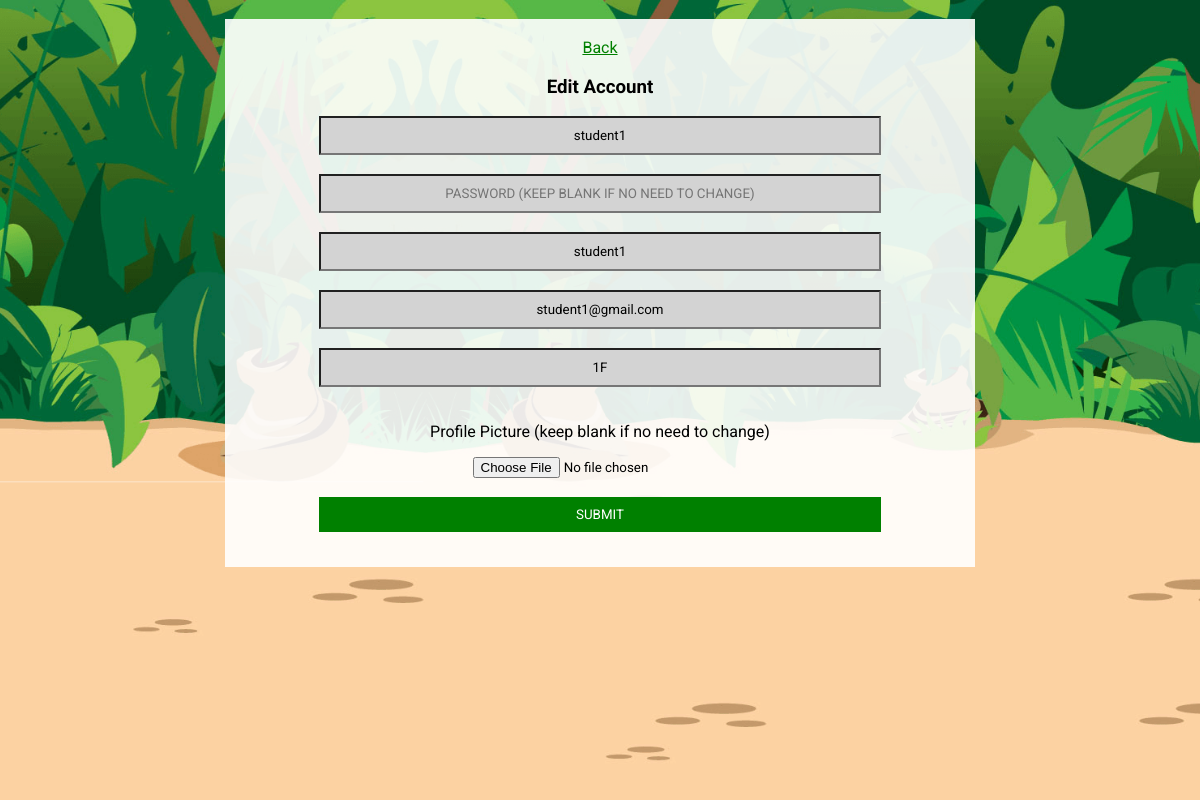
Page /acc_edit.php?id=31 (signed in) on the committed database.
### tables this page shows
CREATE TABLE `user` (
  `id` int(16) NOT NULL,
  `username` varchar(256) NOT NULL,
  `password` varchar(256) NOT NULL,
  `name` varchar(256) NOT NULL,
  `email` varchar(256) NOT NULL,
  `score` int(16) NOT NULL DEFAULT '0',
  `hw` varchar(3) NOT NULL DEFAULT 'no',
  `cw` int(3) NOT NULL DEFAULT '0',
  `class` varchar(256) NOT NULL,
  `admin` int(1) NOT NULL DEFAULT '0',
  `mistake` int(16) NOT NULL,
  `thinker` int(16) NOT NULL,
  `knowledgeable` int(16) NOT NULL,
  `inquirer` int(16) NOT NULL,
  `open-minded` int(16) NOT NULL,
  `reflective` int(16) NOT NULL,
  `communicator` int(16) NOT NULL,
  `caring` int(16) NOT NULL,
  `principled` int(16) NOT NULL,
  `balanced` int(16) NOT NULL,
  `risk-taker` int(16) NOT NULL
);

### acc_edit.php (the view, shortened to what this page needs)
<?php
include "back/db.php";
if(isset($_GET['id'])){$id = $_GET['id'];} else {$id = "";}
$sql = "SELECT * FROM user WHERE id='$id'";
$result = mysqli_query($conn, $sql);
$rows = mysqli_num_rows($result);
if($rows > 0){
	while($row = mysqli_fetch_array($result)){
		$n = $row['name'];
		$u = $row['username'];
		$c = $row['class'];
		$e = $row['email'];
	}
} else {
	$n = "";
	$s = "";
	$u = "";
	$c = "";
	$e = "";
}
?>
<head>
	<link rel="stylesheet" href="style.css">
</head>
<body>
	<div class="bg">
	<center>
	<br>
	<div style="max-width:750px; background-color:rgba(255, 255, 255, 0.9)">
	<br>
	<a href="admin_stats.php" style="color: green;">Back</a>
<div style="max-width: 75%;">
	<form action="back/edit.php" method="POST" enctype="multipart/form-data" name="form" id="form">
		<h3>Edit Account</h3>
		<input class="field" name="user" <?php echo "value='$u'"; ?> type="text" placeholder="USERNAME" required /><br><br>
		<input class="field" name="pass" type="password" placeholder="PASSWORD (KEEP BLANK IF NO NEED TO CHANGE)" /><br><br>
		<input class="field" name="name" <?php echo "value='$n'"; ?> type="text" placeholder="NAME" required /><br><br>
		<input class="field" name="email" <?php echo "value='$e'"; ?> type="text" placeholder="PARENT'S EMAIL" required /><br><br>
		<input class="field" name="class" <?php echo "value='$c'"; ?> type="text" placeholder="CLASS" required /><br><br>
		<p>Profile Picture (keep blank if no need to change)</p>
        <input type="file" name="fileField" id="fileField" /><br><br>
		<input class="submit" type="submit" value="SUBMIT" />
	</form>
	<br>
</div>
	</div>
	</div>
</body>

### style.css (style rules this page uses)
body, html { height: 100%; margin: 0; }
* { font-family: 'Roboto', sans-serif; }
.bg { z-index: -1; background-image: url("images/bg.png"); height: 100%; background-position: center; background-repeat: no-repeat; background-size: cover; }
.field { width: 100%; padding-top: 10px; padding-bottom: 10px; outline: none; background-color: lightgrey; text-align: center; -webkit-appearance: none; }
.submit { text-decoration: none; border: none; color: white; background-color: green; width: 100%; padding-top: 10px; padding-bottom: 10px; outline: none; text-align: center; -webkit-appearance: none; }

### rows in the picture
user: user "student1", name "student1", email "student1@gmail.com", class "1F"
